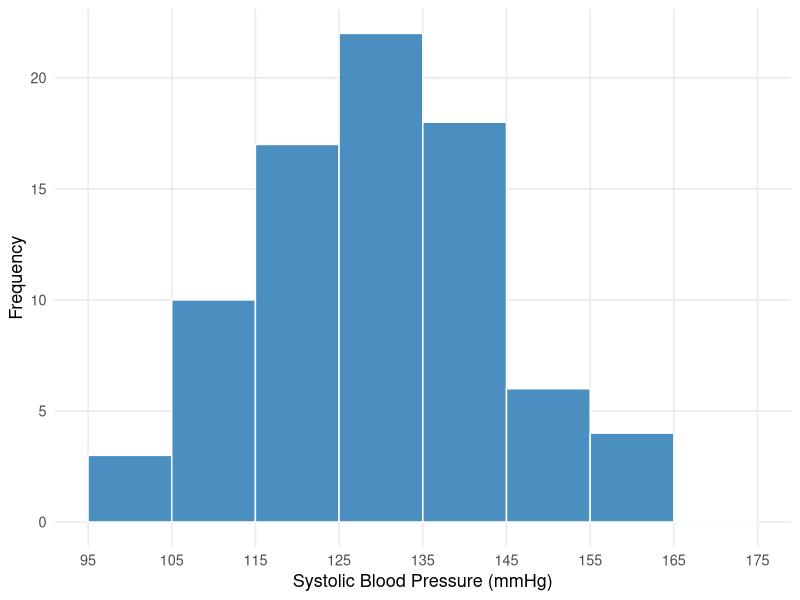
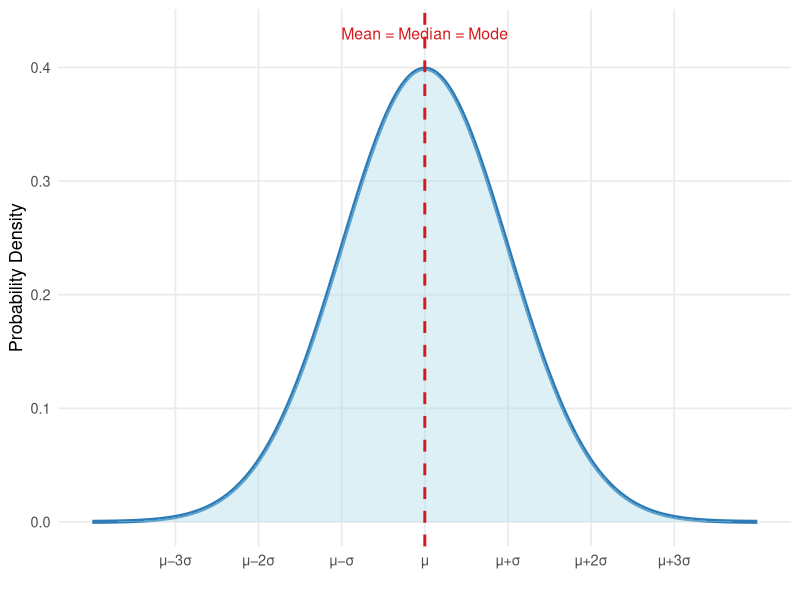
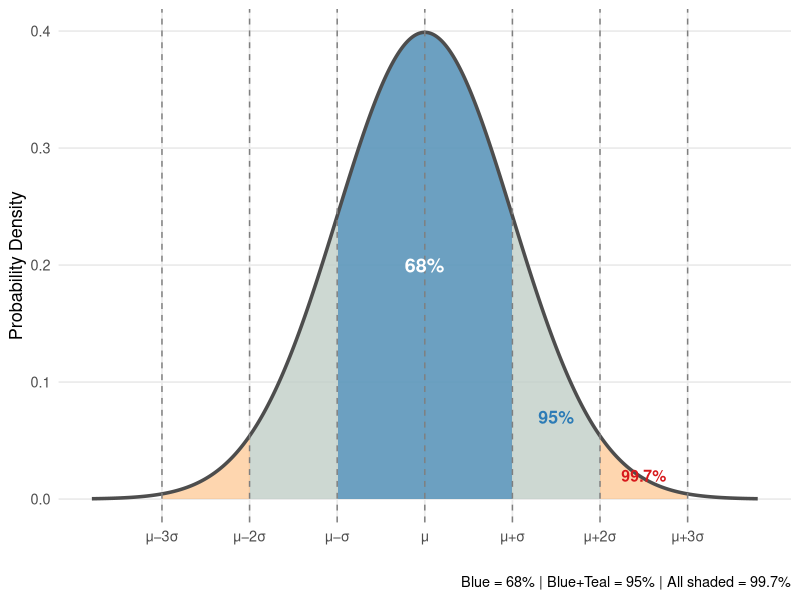
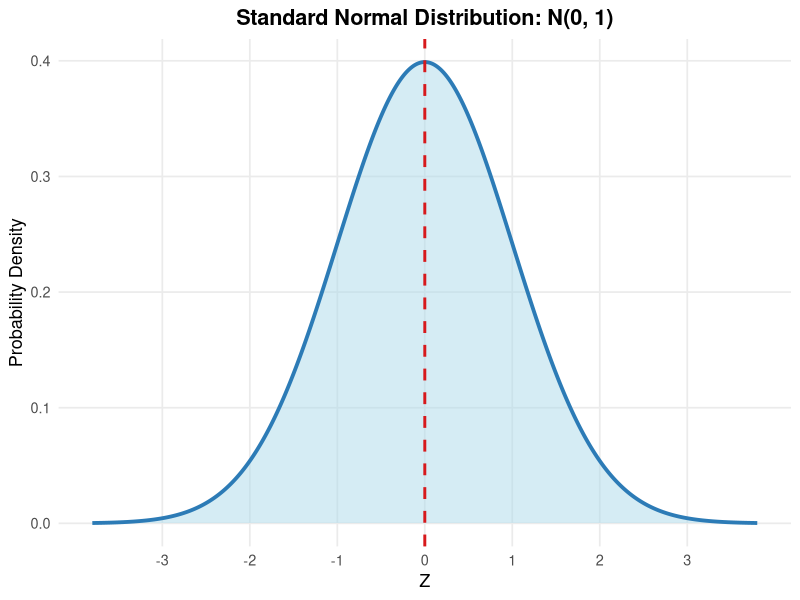
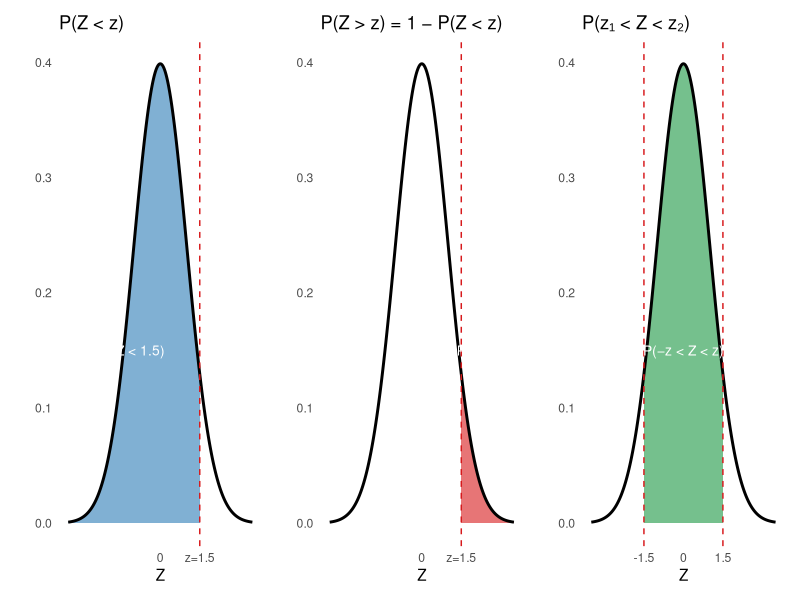

Reproduce these figures in R, in order.
## ---- chunk 1
#| label: setup
#| include: false

library(ggplot2)
library(knitr)
library(kableExtra)
library(dplyr)
# Table helpers (used by the book and the slides)
# tbl_fs(): font size; PDF tables use 10pt so they fit the page width
# pdf_w():  fixed column width in the PDF only, so long text wraps
tbl_fs <- function(html_size = 13) if (knitr::is_latex_output()) 10 else html_size
pdf_w  <- function(x) if (knitr::is_latex_output()) x else NULL
## ---- chunk 2
#| label: tbl-cat-freq
#| tbl-cap: "Frequency Distribution: Blood Type of 200 Patients"

blood <- data.frame(
  `Blood Type` = c("A", "B", "AB", "O", "Total"),
  Frequency = c(76, 54, 30, 40, 200),
  `Relative Frequency` = c("76/200 = 0.38", "54/200 = 0.27",
                             "30/200 = 0.15", "40/200 = 0.20",
                             "200/200 = 1.00"),
  Percentage = c("38%", "27%", "15%", "20%", "100%")
)

kable(blood,
      col.names = c("Blood Type", "Frequency (f)",
                    "Relative Frequency (f/n)", "Percentage"),
      align = c("c","c","c","c")) |>
  kable_styling(bootstrap_options = c("striped","hover","bordered"),
                full_width = FALSE, font_size = tbl_fs(13)) |>
  row_spec(5, bold = TRUE, background = "#f0f0f0") |>
  column_spec(1, bold = TRUE)
## ---- chunk 3
#| label: tbl-cont-freq
#| tbl-cap: "Frequency Distribution: Systolic Blood Pressure of 80 Patients"

set.seed(123)
sbp <- round(rnorm(80, mean = 130, sd = 15))

breaks <- seq(95, 175, by = 10)
labels <- paste0(breaks[-length(breaks)], "-", breaks[-1] - 1)
sbp_cut <- cut(sbp, breaks = breaks, right = FALSE, labels = labels)
freq_table <- as.data.frame(table(sbp_cut))
colnames(freq_table) <- c("Class Interval (mmHg)", "Frequency (f)")
freq_table$`Relative Frequency` <- round(freq_table$`Frequency (f)` / 80, 3)
freq_table$`Cumulative Frequency` <- cumsum(freq_table$`Frequency (f)`)

kable(freq_table, align = c("c","c","c","c")) |>
  kable_styling(bootstrap_options = c("striped","hover","bordered"),
                full_width = FALSE, font_size = tbl_fs(13)) |>
  column_spec(1, bold = TRUE)
## ---- chunk 4
#| label: tbl-ex1
#| tbl-cap: "Frequency Distribution of Patient Ages (n = 20)"

ages <- c(45,62,38,55,71,48,60,33,52,67,41,58,74,50,65,44,57,69,36,53)
breaks2 <- c(33, 42, 51, 60, 69, 78)
labels2 <- c("33-41","42-50","51-59","60-68","69-77")
# right = FALSE: each class includes its lower limit and excludes the next
# class's lower limit, so age 60 falls in 60-68 (not 51-59)
age_cut <- cut(ages, breaks = breaks2, right = FALSE, labels = labels2)
ft <- as.data.frame(table(age_cut))
colnames(ft) <- c("Age Group (years)", "Frequency (f)")
ft$`Relative Frequency` <- round(ft$`Frequency (f)` / 20, 2)
ft$Percentage <- paste0(ft$`Relative Frequency` * 100, "%")
ft$`Cumulative Frequency` <- cumsum(ft$`Frequency (f)`)

kable(ft, align = c("c","c","c","c","c")) |>
  kable_styling(bootstrap_options = c("striped","hover","bordered"),
                full_width = FALSE, font_size = tbl_fs(13)) |>
  column_spec(1, bold = TRUE)
## ---- chunk 5
#| label: fig-hist-freq
#| fig-cap: "Histogram of Systolic Blood Pressure (80 patients)"
#| fig-align: center
#| fig-height: 4
#| fig-width: 6

set.seed(123)
sbp_data <- data.frame(sbp = round(rnorm(80, mean = 130, sd = 15)))

ggplot(sbp_data, aes(x = sbp)) +
  geom_histogram(breaks = seq(95, 175, by = 10),
                 fill = "#2c7bb6", color = "white", alpha = 0.85) +
  labs(x = "Systolic Blood Pressure (mmHg)", y = "Frequency") +
  scale_x_continuous(breaks = seq(95, 175, by = 10)) +
  theme_minimal(base_size = 13) +
  theme(panel.grid.minor = element_blank())
## ---- chunk 6
#| label: fig-normal-intro
#| fig-cap: "The Normal Distribution: a symmetric, bell-shaped curve"
#| fig-align: center
#| fig-height: 4
#| fig-width: 7

x <- seq(-4, 4, length = 500)
y <- dnorm(x)
df <- data.frame(x = x, y = y)

ggplot(df, aes(x, y)) +
  geom_line(color = "#2c7bb6", linewidth = 1.4) +
  geom_area(fill = "#abd9e9", alpha = 0.4) +
  geom_vline(xintercept = 0, linetype = "dashed", color = "#d7191c", linewidth = 1) +
  annotate("text", x = 0, y = 0.43, label = "Mean = Median = Mode",
           color = "#d7191c", size = 4, hjust = 0.5) +
  scale_x_continuous(breaks = -3:3,
                     labels = c("μ−3σ","μ−2σ","μ−σ","μ","μ+σ","μ+2σ","μ+3σ")) +
  labs(x = "", y = "Probability Density") +
  theme_minimal(base_size = 13) +
  theme(panel.grid.minor = element_blank())
## ---- chunk 7
#| label: fig-empirical
#| fig-cap: "The 68–95–99.7 Rule for the Normal Distribution"
#| fig-align: center
#| fig-height: 5
#| fig-width: 8

x <- seq(-3.8, 3.8, length = 1000)
y <- dnorm(x)
df <- data.frame(x = x, y = y)

ggplot(df, aes(x, y)) +
  # 3 SD shading
  geom_area(data = subset(df, x >= -3 & x <= 3),
            aes(x, y), fill = "#fdae61", alpha = 0.5) +
  # 2 SD shading
  geom_area(data = subset(df, x >= -2 & x <= 2),
            aes(x, y), fill = "#abd9e9", alpha = 0.6) +
  # 1 SD shading
  geom_area(data = subset(df, x >= -1 & x <= 1),
            aes(x, y), fill = "#2c7bb6", alpha = 0.6) +
  geom_line(color = "gray30", linewidth = 1.2) +
  # Vertical lines
  geom_vline(xintercept = c(-3,-2,-1,0,1,2,3),
             linetype = "dashed", color = "gray50", linewidth = 0.5) +
  # Percentage annotations
  annotate("text", x = 0, y = 0.20,
           label = "68%", color = "white", size = 5, fontface = "bold") +
  annotate("text", x = 1.5, y = 0.07,
           label = "95%", color = "#2c7bb6", size = 4.5, fontface = "bold") +
  annotate("text", x = 2.5, y = 0.02,
           label = "99.7%", color = "#d7191c", size = 4, fontface = "bold") +
  scale_x_continuous(breaks = -3:3,
                     labels = c("μ−3σ","μ−2σ","μ−σ","μ","μ+σ","μ+2σ","μ+3σ")) +
  labs(x = "", y = "Probability Density",
       caption = "Blue = 68% | Blue+Teal = 95% | All shaded = 99.7%") +
  theme_minimal(base_size = 13) +
  theme(panel.grid.minor = element_blank())
## ---- chunk 8
#| label: fig-znorm
#| fig-cap: "Standard Normal Distribution N(0,1)"
#| fig-align: center
#| fig-height: 4
#| fig-width: 7

x <- seq(-3.8, 3.8, length = 500)
df <- data.frame(x = x, y = dnorm(x))

ggplot(df, aes(x, y)) +
  geom_area(fill = "#abd9e9", alpha = 0.5) +
  geom_line(color = "#2c7bb6", linewidth = 1.3) +
  geom_vline(xintercept = 0, linetype = "dashed",
             color = "#d7191c", linewidth = 1) +
  scale_x_continuous(breaks = -3:3) +
  labs(x = "Z", y = "Probability Density",
       title = "Standard Normal Distribution: N(0, 1)") +
  theme_minimal(base_size = 13) +
  theme(panel.grid.minor = element_blank(),
        plot.title = element_text(hjust = 0.5, face = "bold"))
## ---- chunk 9
#| label: tbl-ztable
#| tbl-cap: "Standard Normal Table (area to the LEFT of Z)"

z_vals <- seq(0.0, 3.4, by = 0.1)
decimals <- seq(0.00, 0.09, by = 0.01)

z_matrix <- outer(z_vals, decimals, function(z, d) {
  round(pnorm(z + d), 4)
})

rownames(z_matrix) <- formatC(z_vals, format = "f", digits = 1)
colnames(z_matrix) <- formatC(decimals, format = "f", digits = 2)

kable(z_matrix, caption = "Area to the left of Z (rows = Z integer + 1st decimal, columns = 2nd decimal)") |>
  kable_styling(bootstrap_options = c("striped","hover","condensed"),
                full_width = FALSE, font_size = tbl_fs(11)) |>
  column_spec(1, bold = TRUE, color = "#2c7bb6")
## ---- chunk 10
#| label: fig-z-rules
#| fig-cap: "Three useful probability rules for the normal distribution"
#| fig-align: center
#| fig-height: 3
#| fig-width: 10

x <- seq(-3.5, 3.5, length = 500)
y <- dnorm(x)
df <- data.frame(x = x, y = y)
z_val <- 1.5

p1 <- ggplot(df, aes(x, y)) +
  geom_area(data = subset(df, x <= z_val), fill = "#2c7bb6", alpha = 0.6) +
  geom_line(linewidth = 1) +
  geom_vline(xintercept = z_val, linetype = "dashed", color = "#d7191c") +
  annotate("text", x = -1, y = 0.15,
           label = paste0("P(Z < ", z_val, ")"), size = 3.5, color = "white") +
  labs(title = "P(Z < z)", x = "Z", y = "") +
  scale_x_continuous(breaks = c(0, z_val),
                     labels = c("0", paste0("z=",z_val))) +
  theme_minimal(base_size = 11) +
  theme(panel.grid = element_blank())

p2 <- ggplot(df, aes(x, y)) +
  geom_area(data = subset(df, x >= z_val), fill = "#d7191c", alpha = 0.6) +
  geom_line(linewidth = 1) +
  geom_vline(xintercept = z_val, linetype = "dashed", color = "#d7191c") +
  annotate("text", x = 2.5, y = 0.15,
           label = paste0("P(Z > ", z_val, ")"), size = 3.5, color = "white") +
  labs(title = "P(Z > z) = 1 − P(Z < z)", x = "Z", y = "") +
  scale_x_continuous(breaks = c(0, z_val),
                     labels = c("0", paste0("z=",z_val))) +
  theme_minimal(base_size = 11) +
  theme(panel.grid = element_blank())

p3 <- ggplot(df, aes(x, y)) +
  geom_area(data = subset(df, x >= -z_val & x <= z_val),
            fill = "#1a9641", alpha = 0.6) +
  geom_line(linewidth = 1) +
  geom_vline(xintercept = c(-z_val, z_val),
             linetype = "dashed", color = "#d7191c") +
  annotate("text", x = 0, y = 0.15,
           label = "P(−z < Z < z)", size = 3.5, color = "white") +
  labs(title = "P(z₁ < Z < z₂)", x = "Z", y = "") +
  scale_x_continuous(breaks = c(-z_val, 0, z_val),
                     labels = c(paste0("-",z_val), "0", z_val)) +
  theme_minimal(base_size = 11) +
  theme(panel.grid = element_blank())

library(patchwork)
p1 + p2 + p3
